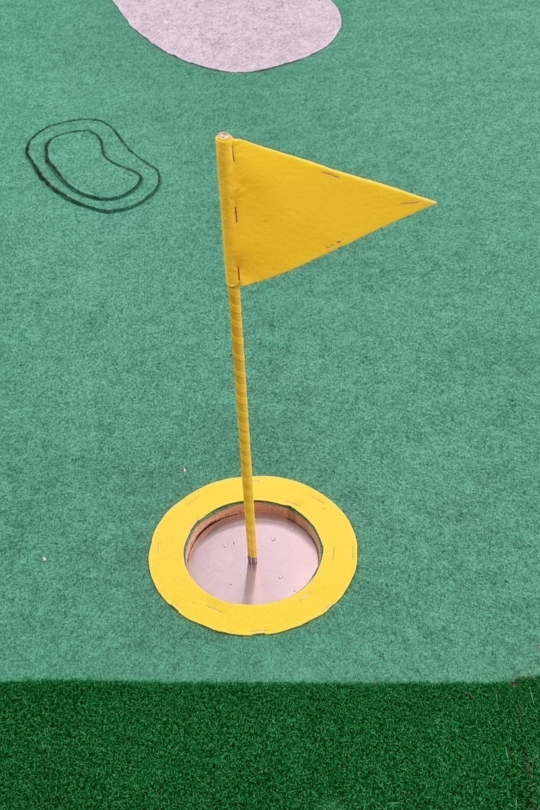
#> input picture practice_hole/hole.jpg, 1080 x 1620 px, found by its file name (shown at 1/2 size)
$ python practice_hole.py
#> lines starting #> are read from the running program, lines starting #| are printed output that depends on the picture; after the words box and inside, x2 and y2 are one past the last pixel; in counts of white or black regions, pixels touching at a corner belong together
import cv2
import numpy as np

img = cv2.imread('practice_hole\hole.jpg')
#> img is the input picture: shape (1620, 1080, 3); mean B, G, R 113.3, 147.3, 100.3
img = cv2.resize(img, (200, 300))
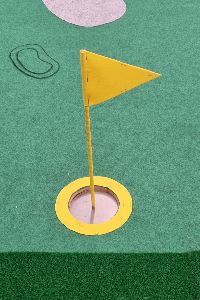
#> img: shape (300, 200, 3); mean B, G, R 113.2, 147.1, 100.1
#> slider 'Hue Low' is set to 35
#> slider 'Lightness Low' is set to 51
#> slider 'Saturation Low' is set to 51

cv2.namedWindow('HLS Image')

# 트랙바 콜백 함수
def update_hls(value):
    # 트랙바에서 H, L, S 범위 값을 가져오기
#> called with value = 255
    hue_low = cv2.getTrackbarPos('Hue Low', 'HLS Image')
    hue_high = cv2.getTrackbarPos('Hue High', 'HLS Image')
    lightness_low = cv2.getTrackbarPos('Lightness Low', 'HLS Image')
    lightness_high = cv2.getTrackbarPos('Lightness High', 'HLS Image')
    saturation_low = cv2.getTrackbarPos('Saturation Low', 'HLS Image')
    saturation_high = cv2.getTrackbarPos('Saturation High', 'HLS Image')

    # 이미지를 HLS 색공간으로 변환
    img_hls = cv2.cvtColor(img, cv2.COLOR_BGR2HLS)
#> img_hls: shape (300, 200, 3); mean of channels 0, 1, 2 74.9, 118.5, 90.3

    # 색상, 밝기, 채도 범위 설정
    lower_bound = np.array([hue_low, lightness_low, saturation_low])
    upper_bound = np.array([hue_high, lightness_high, saturation_high])

    # 범위 내의 픽셀을 마스크로 만들기
    mask = cv2.inRange(img_hls, lower_bound, upper_bound)
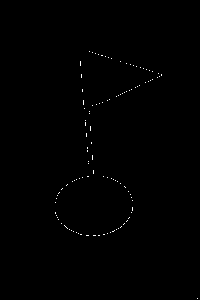
#> mask: shape (300, 200); 0.29% white in thin lines or dots, all inside (x1, y1, x2, y2) = (55, 51, 198, 299)

    # 마스크를 사용하여 이미지 업데이트
    img_result = cv2.bitwise_and(img, img, mask=mask)

    contours, _ = cv2.findContours(mask, cv2.RETR_EXTERNAL, cv2.CHAIN_APPROX_SIMPLE)
#> contours = 113 contours, all with area under 20

    # 검은색이 아닌 영역을 사각형으로 표시
    for contour in contours:
        x, y, w, h = cv2.boundingRect(contour)
        if w < 10 or h < 10:
            continue
        cv2.rectangle(img_result, (x, y), (x + w, y + h), (0, 255, 0), 2)  # 초록색 사각형 그리기
        cv2.putText(img_result, f"{w*h}", (x, y - 10), cv2.FONT_HERSHEY_SIMPLEX, 0.5, (0, 255, 0), 2)
#> this loop made 113 passes
#> (x, y, w, h) on passes 1, 7, 8, 9, 10, 11, 13, 14, 15, 16, 20, 22: (197, 298, 1, 1), (107, 233, 1, 1), (78, 233, 1, 1), (110, 232, 1, 1), (76, 232, 1, 1), (73, 231, 1, 1), (71, 230, 1, 1), (116, 229, 1, 1), (69, 229, 1, 1), (118, 228, 1, 1), (61, 223, 1, 1), (58, 219, 1, 1)
#> (contour, x, y, w, h) on passes 2, 3, 4, 5, 6, 12: ([[98, 235], [99, 235]], 98, 235, 2, 1), ([[93, 235], [95, 235]], 93, 235, 3, 1), ([[86, 235], [88, 235]], 86, 235, 3, 1), ([[103, 234], [104, 234]], 103, 234, 2, 1), ([[80, 234], [81, 234]], 80, 234, 2, 1), ([[114, 230], [113, 231], [112, 231], [113, 231]], 112, 230, 3, 2)
    cv2.imshow('src', img_result)
    return w*h


# 트랙바 추가
cv2.createTrackbar('Hue Low', 'HLS Image', 0, 179, update_hls)
cv2.createTrackbar('Hue High', 'HLS Image', 60, 179, update_hls)
cv2.createTrackbar('Lightness Low', 'HLS Image', 0, 255, update_hls)
cv2.createTrackbar('Lightness High', 'HLS Image', 255, 255, update_hls)
cv2.createTrackbar('Saturation Low', 'HLS Image', 0, 255, update_hls)
cv2.createTrackbar('Saturation High', 'HLS Image', 255, 255, update_hls)

cv2.waitKey()
cv2.destroyAllWindows()
